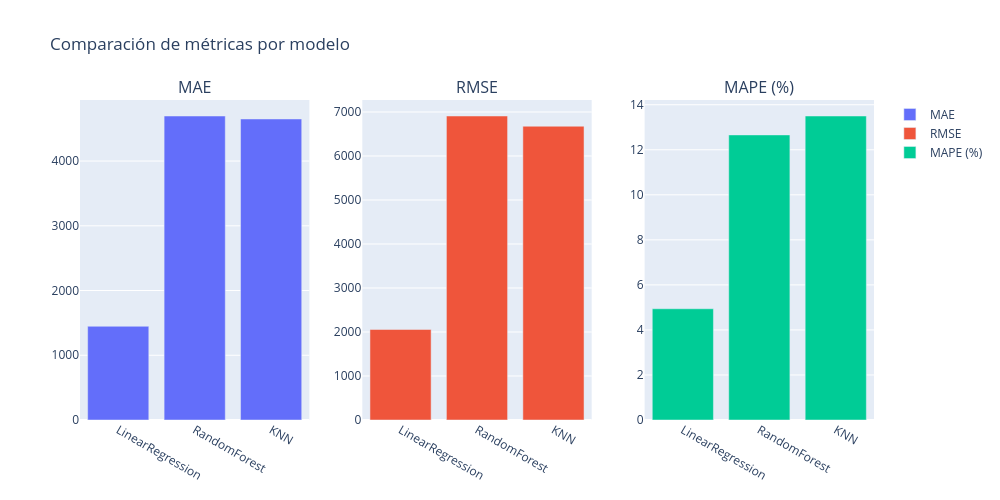

Write notebook code for a chart like this one.
### Markdown cell above
Calcula el promedio de cada métrica a lo largo de todos los folds:

#MAE (Mean Absolute Error): error promedio absoluto entre el valor real y el predicho.
→ mide en unidades del precio (por ejemplo, USD).
→ cuanto más bajo, mejor.

#RMSE (Root Mean Square Error): error cuadrático medio. Penaliza errores grandes.
→ también en USD, y debe ser lo más bajo posible.

#MAPE (Mean Absolute Percentage Error): error relativo expresado en porcentaje.
→ muestra cuánto se desvió la predicción en promedio con respecto al valor real (%).
→ un MAPE del 10 % significa que el modelo, en promedio, se equivoca un 10 % del valor real.

### Code cell
#gráfico comparativo de métricas
fig = make_subplots(rows=1, cols=3, subplot_titles=("MAE", "RMSE", "MAPE (%)"))

fig.add_trace(go.Bar(x=summary_df["Modelo"], y=summary_df["MAE"], name="MAE"), row=1, col=1)
fig.add_trace(go.Bar(x=summary_df["Modelo"], y=summary_df["RMSE"], name="RMSE"), row=1, col=2)
fig.add_trace(go.Bar(x=summary_df["Modelo"], y=summary_df["MAPE (%)"], name="MAPE (%)"), row=1, col=3)

fig.update_layout(title="Comparación de métricas por modelo", height=500, width=1000)
fig.show()

### Figure 1 — Plotly figure (JSON) as saved in the notebook; plotly's stock layout.template omitted (floating-point values rounded to 4 significant figures)
{"data": [{"name": "MAE", "type": "bar", "x": ["LinearRegression", "RandomForest", "KNN"], "xaxis": "x", "y": [1448.0, 4696.0, 4650.0], "yaxis": "y"}, {"name": "RMSE", "type": "bar", "x": ["LinearRegression", "RandomForest", "KNN"], "xaxis": "x2", "y": [2057.0, 6909.0, 6677.0], "yaxis": "y2"}, {"name": "MAPE (%)", "type": "bar", "x": ["LinearRegression", "RandomForest", "KNN"], "xaxis": "x3", "y": [4.94, 12.66, 13.5], "yaxis": "y3"}], "layout": {"annotations": [{"font": {"size": 16}, "showarrow": false, "text": "MAE", "x": 0.1444, "xanchor": "center", "xref": "paper", "y": 1, "yanchor": "bottom", "yref": "paper"}, {"font": {"size": 16}, "showarrow": false, "text": "RMSE", "x": 0.5, "xanchor": "center", "xref": "paper", "y": 1, "yanchor": "bottom", "yref": "paper"}, {"font": {"size": 16}, "showarrow": false, "text": "MAPE (%)", "x": 0.8556, "xanchor": "center", "xref": "paper", "y": 1, "yanchor": "bottom", "yref": "paper"}], "height": 500, "title": {"text": "Comparación de métricas por modelo"}, "width": 1000, "xaxis": {"anchor": "y", "domain": [0, 0.2889]}, "xaxis2": {"anchor": "y2", "domain": [0.3556, 0.6444]}, "xaxis3": {"anchor": "y3", "domain": [0.7111, 1]}, "yaxis": {"anchor": "x", "domain": [0, 1]}, "yaxis2": {"anchor": "x2", "domain": [0, 1]}, "yaxis3": {"anchor": "x3", "domain": [0, 1]}}}
